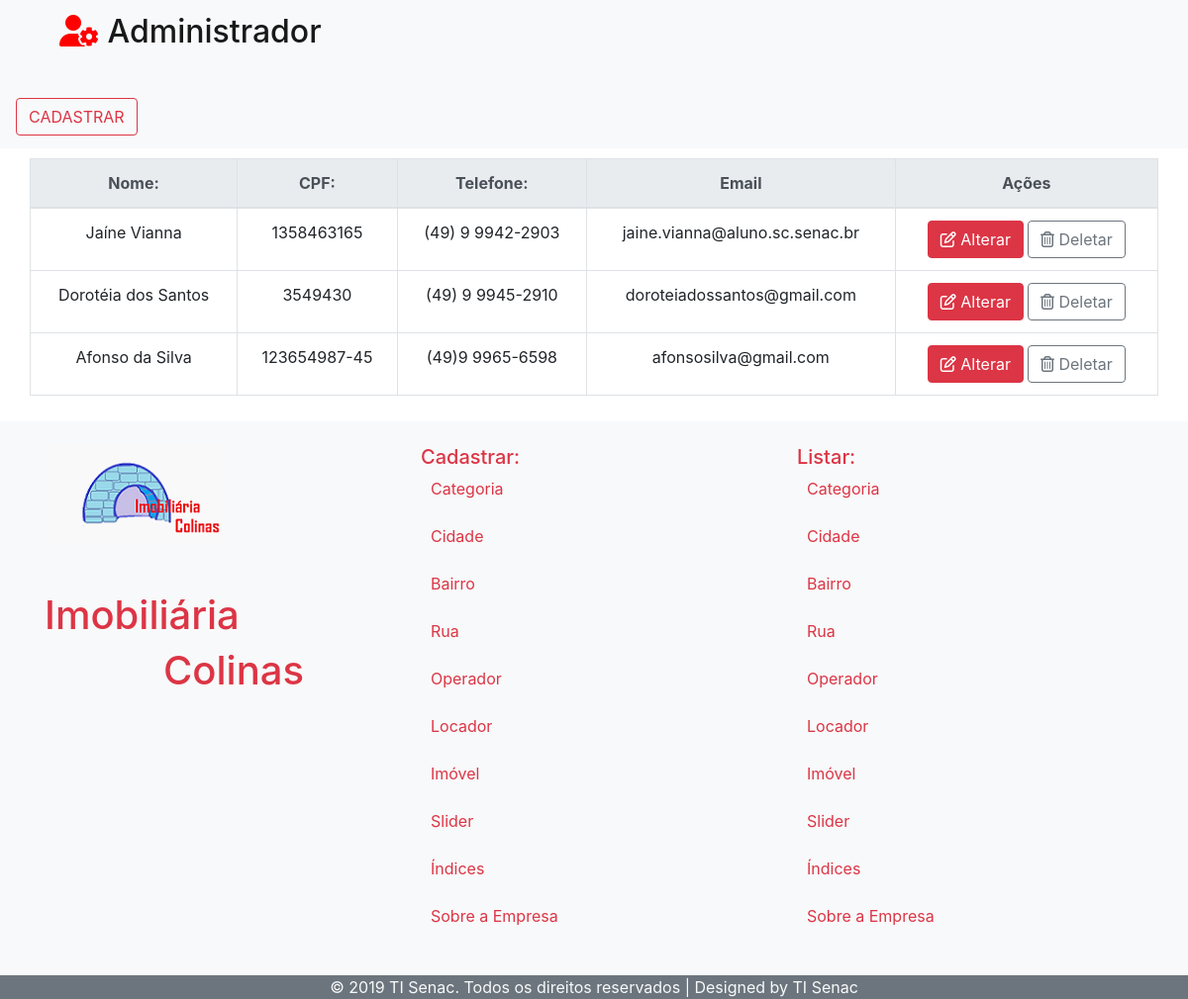
Screenshot of /index.php/locador with the database file from the repository.
### tables this page shows
CREATE TABLE IF NOT EXISTS `tb_locador` (
  `id_locador` int(11) NOT NULL AUTO_INCREMENT,
  `nome_locador` varchar(50) NOT NULL,
  `cpf` varchar(50) NOT NULL,
  `telefone` varchar(50) NOT NULL,
  `nascimento` varchar(50) NOT NULL,
  `genero` varchar(10) NOT NULL,
  `email` varchar(50) NOT NULL,
  PRIMARY KEY (`id_locador`)
);

### application/controllers/Locador.php (called while the page is built, shortened)
<?php
class Locador extends CI_Controller {
    public function __construct() {
        $this->load->model('Locador_model');
    }
    public function index() {
        $this->listar();
    }
    public function listar() {
        $this->load->model('Locador_model', 'lm');
        $data['locadores'] = $this->lm->getAll();
        $this->load->view('Administrador/Locador/ListaLocadores', $data);
        $this->load->view('Administrador/Footer');
    }
}

### index.php (called while the page is built, shortened)
<?php
require_once BASEPATH.'core/CodeIgniter.php';

### application/models/Locador_model.php (called while the page is built, shortened)
<?php
class Locador_model extends CI_Model{
    public function getAll(){
        $query = $this->db->get('tb_locador');
        return $query->result();
    }
}

### application/views/Administrador/Locador/ListaLocadores.php (the view, shortened to what this page needs)
<!DOCTYPE html>
<html>
    <head>
        <link rel="stylesheet" href="https://stackpath.bootstrapcdn.com/bootstrap/4.3.1/css/bootstrap.min.css">
    </head>
    <body>
        <nav class="navbar navbar-light bg-light">
            <div class="container">
                <div class="row col-12">
                    <div class="col-md-4">
                        <a class="navbar-brand" href="<?= $this->config->base_url(); ?>Admin/pagina">
                            <h2> <i class="fas fa-user-cog" style="color: red;"></i>
                                Administrador </h2>
                        </a>
                    </div>
                </div>
            </div>
            <div class="justify-content-end">
                <a class="navbar-brand" href="<?= $this->config->base_url(); ?>Locador/cadastrar" style="margin-top: 30px;" alt="Cadastrar mais Locadores">
                    <button type="submit" class="btn btn-outline-danger">CADASTRAR</button>
                </a>
            </div>
        </nav>
<div class="container" >
    <div class="row justify-content-md-center">
        <table class="table table-bordered bg-white text-center" style="margin-top: 10px;">
            <thead  class="thead-light">
                <tr>
                    <th scope="col"> Nome: </th>
                    <th scope="col"> CPF: </th>
                    <th scope="col"> Telefone: </th>
                    <th scope="col"> Email </th>
                    <th scope="col"> Ações </th>
                </tr>
            </thead>
            <tbody>
                <?php
                foreach ($locadores as $key => $l) {
                    echo '<tr>';
                    echo '<td scope="row">' . $l->nome_locador . '</td>';
                    echo '<td scope="row">' . $l->cpf . '</td>';
                    echo '<td scope="row">' . $l->telefone . '</td>';
                    echo '<td scope="row">' . $l->email. '</td>';
                    echo '<td scope="row" style="text-align: center;">'
                    . '<a href="' . $this->config->base_url() . 'Locador/alterar/' . $l->id_locador . '" class="btn btn-danger" style="margin-right:4px;"><i class="far fa-edit"></i> Alterar </a>'
                    . '<a href="' . $this->config->base_url() . 'Locador/deletar/' . $l->id_locador . '" class="btn btn-outline-secondary"><i class="far fa-trash-alt"></i> Deletar </a></td>';
                    echo '</tr>';
                }
                ?>
            </tbody>
        </table>
    </div>
</div>
    </body>
</html>

### rows the page displays
tb_locador: nome_locador "Jaíne Vianna", cpf "1358463165", telefone "(49) 9 9942-2903", email "jaine.vianna@aluno.sc.senac.br"
tb_locador: nome_locador "Dorotéia dos Santos", cpf "3549430", telefone "(49) 9 9945-2910", email "doroteiadossantos@gmail.com"
tb_locador: nome_locador "Afonso da Silva", cpf "123654987-45", telefone "(49)9 9965-6598", email "afonsosilva@gmail.com"
